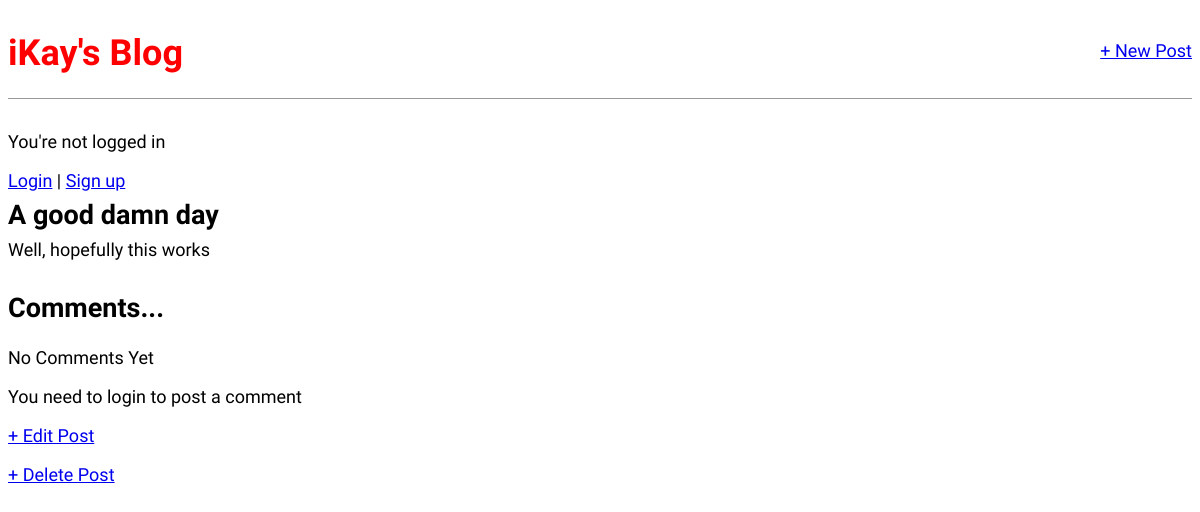
/post/1/, run on an earlier commit of the app's database.
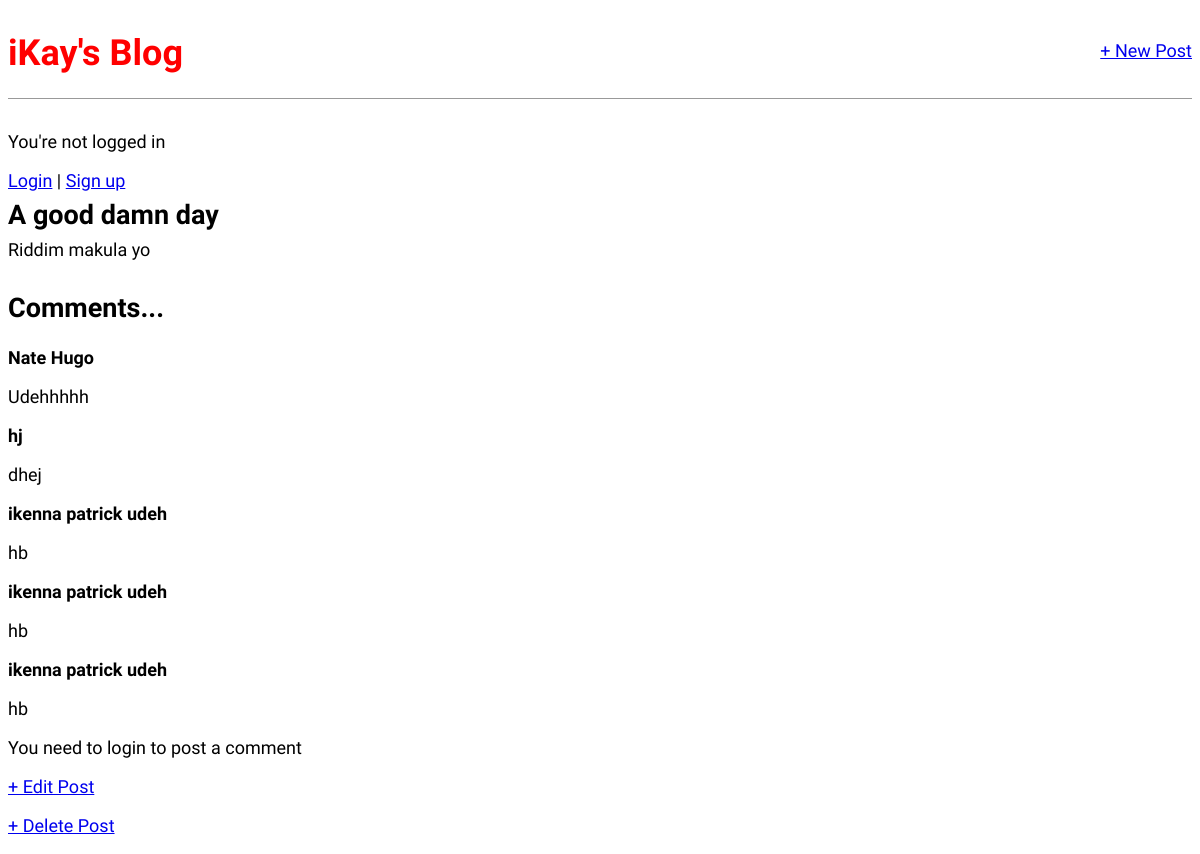
And on a later commit of the database.
### blog/models.py (models this page shows, shortened)
class Post(models.Model):
    title = models.CharField(max_length=100)
    author = models.ForeignKey(settings.AUTH_USER_MODEL, on_delete=models.CASCADE, )
    body = models.TextField()

class Comment(models.Model):
    post = models.ForeignKey(Post, related_name='comments', on_delete=models.CASCADE, )
    name = models.CharField(max_length=20)
    body = models.TextField()

### blog/views.py (the view)
# urls.py: path("post/<int:pk>/", BlogDetailView.as_view(), name='post_detail'),
class BlogDetailView(DetailView):
    model = Post
    template_name = 'post_detail.html'

### templates/post_detail.html
{% extends 'base.html' %}
{% block content %}
    <div class="post-entry">
        <h2>{{ post.title }}</h2>
        <p>{{ post.body }}</p>
    </div>
    <h2>Comments...</h2>
    {% if not post.comments.all %}
        No Comments Yet
    {% else %}
        {% for comment in post.comments.all %}
            <strong><p>{{ comment.name }}</p></strong>
            <p>{{ comment.body }}</p>
        {% endfor %}
    {% endif %}
    {% if user.is_authenticated %}
    <p><a href="{% url 'comment' post.pk %}">Add Comment</a></p>
    {% else %}
        <p>You need to login to post a comment</p>
    {% endif %}
    <p><a href="{% url 'post_edit' post.pk %}">+ Edit Post</a></p>
    <p><a href="{% url 'post_delete' post.pk %}">+ Delete Post</a></p>
{% endblock content %}

### templates/base.html (shortened to what this page needs)
<!DOCTYPE html>
{% load static %}
<html lang="en">
<head>
    <link rel="stylesheet" href="{% static 'css/base.css' %}">
</head>
<body>
    <header>
        <div class="nav-left">
             <h1><a href="{% url 'home' %}">iKay's Blog</a></h1>
        </div>
        <div class="nav-right">
            <a href="{% url 'post_new' %}">+ New Post</a>
        </div>
    </header>
    {% if user.is_authenticated %}
        <p>Hi {{ user.username }}!</p>
        <p><a href="{% url 'logout' %}">Log out</a></p>
    {% else %}
        <p>You're not logged in</p>
        <a href="{% url 'login' %}">Login</a> |
        <a href="{% url 'signup' %}">Sign up</a>
    {% endif %}
    <div>
        {% block content %}
        {% endblock content %}
    </div>
</body>
</html>

### static/css/base.css (style rules this page uses)
body { font-family: 'Source Sans Pro', sans-serif; font-size: 18px; }
header { border-bottom: 1px solid #999; margin-bottom: 2rem; display: flex; }
header h1 a { color: red; text-decoration: none; }
.nav-left { margin-right: auto; }
.nav-right { display: flex; padding-top: 2rem; }
.post-entry { margin-bottom: 2rem; }
.post-entry h2 { margin: 0.5rem 0; }
.post-entry p { margin: 0; font-weight: 400; }

What changed in the data, as far as the page shows it:
changed Post "A good damn day": body "Well, hopefully this works" → "Riddim makula yo"
added Comment: name "Nate Hugo", body "Udehhhhh"
added Comment: name "hj", body "dhej"
added Comment: name "ikenna patrick udeh", body "hb"
added Comment: name "ikenna patrick udeh", body "hb"
added Comment: name "ikenna patrick udeh", body "hb"
Also different on the page:
text no longer shown: "No Comments Yet"
